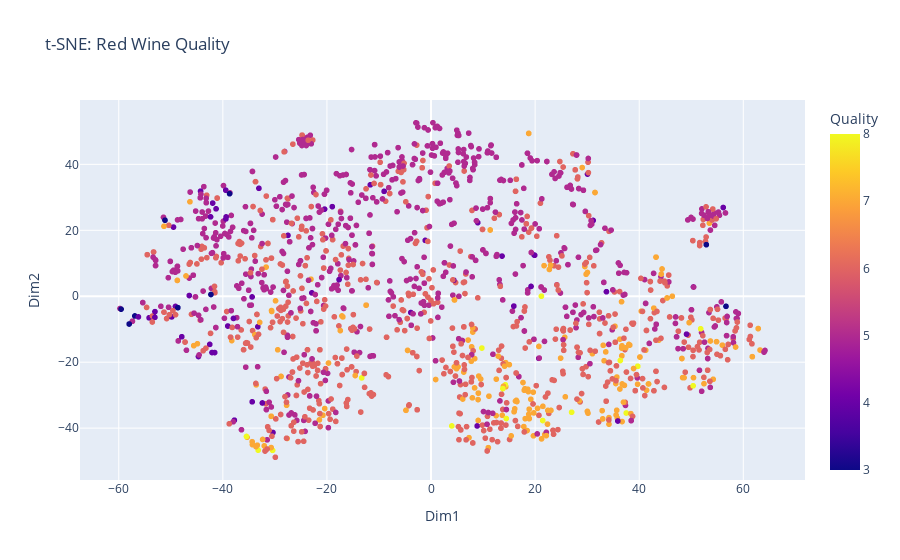

The notebook cell this image was saved under:
### Markdown cell above
The t-SNE plot illustrates how well the wines can be grouped into red and white categories. The t-SNE plot reveals well-defined clusters for red and white wines, with some sub-clusters potentially indicating different quality levels. However, there is some overlap in areas where red and white wines share similar chemical profiles. t-SNE effectively separates the wine colors, suggesting that local relationships between chemical properties are key in distinguishing wine types.

### Code cell
#Separate the dataset into red 
red_wine_df = wine_df[wine_df['color'] == 'red']
scaled_red_wine = scaler.fit_transform(red_wine_df[features])

#Perform t-SNE 
tsne_red = TSNE(n_components=2, random_state=42)
tsne_results_red = tsne_red.fit_transform(scaled_red_wine)

tsne_df_red = pd.DataFrame(data=tsne_results_red, columns=['Dim1', 'Dim2'])
tsne_df_red['Quality'] = red_wine_df['quality']

# Visualize t-SNE results by wine quality for red wines
fig_tsne_red_quality = px.scatter(tsne_df_red, x='Dim1', y='Dim2', color='Quality', title='t-SNE: Red Wine Quality')
fig_tsne_red_quality.show()

### Figure 1 — Plotly figure (JSON) as saved in the notebook; plotly's stock layout.template omitted (floating-point values rounded to 4 significant figures; data arrays with more than 128 entries replaced by an {"elided": "..."} marker saying what was removed)
{"data": [{"hovertemplate": "Dim1=%{x}<br>Dim2=%{y}<br>Quality=%{marker.color}<extra></extra>", "legendgroup": "", "marker": {"color": {"elided": "1599 int values"}, "coloraxis": "coloraxis", "symbol": "circle"}, "mode": "markers", "name": "", "showlegend": false, "type": "scattergl", "x": {"elided": "1599 float values"}, "xaxis": "x", "y": {"elided": "1599 float values"}, "yaxis": "y"}], "layout": {"autosize": true, "coloraxis": {"colorbar": {"title": {"text": "Quality"}}, "colorscale": [[0, "#0d0887"], [0.1111, "#46039f"], [0.2222, "#7201a8"], [0.3333, "#9c179e"], [0.4444, "#bd3786"], [0.5556, "#d8576b"], [0.6667, "#ed7953"], [0.7778, "#fb9f3a"], [0.8889, "#fdca26"], [1, "#f0f921"]]}, "legend": {"tracegroupgap": 0}, "title": {"text": "t-SNE: Red Wine Quality"}, "xaxis": {"anchor": "y", "autorange": true, "domain": [0, 1], "range": [-67.27, 71.68], "title": {"text": "Dim1"}, "type": "linear"}, "yaxis": {"anchor": "x", "autorange": true, "domain": [0, 1], "range": [-57.2, 60.99], "title": {"text": "Dim2"}, "type": "linear"}}}
